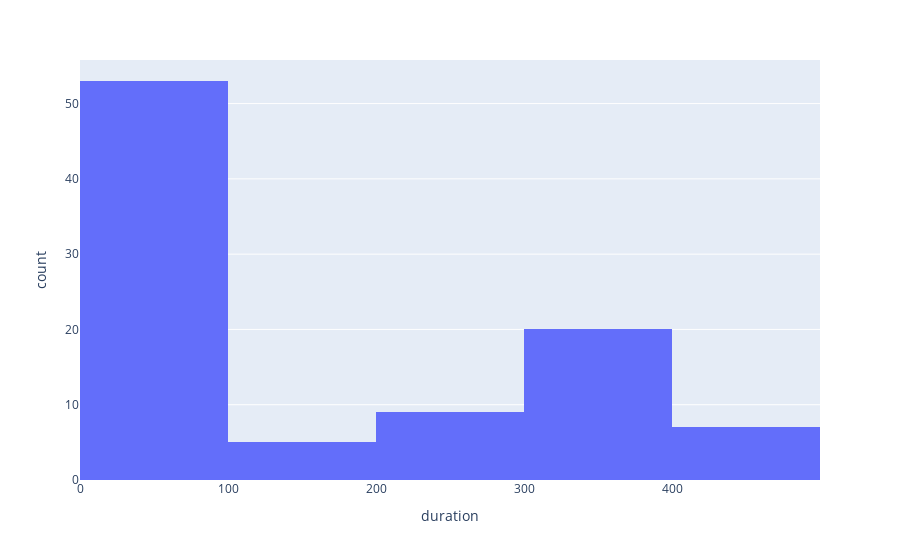

Here is the notebook cell this chart was saved with:
### Code cell
# plot durations less than 500
fig = px.histogram(combined.loc[combined.duration<500], x="duration", nbins=5)
fig.show()

### Figure 1 — Plotly figure (JSON) as saved in the notebook; plotly's stock layout.template omitted (floating-point values rounded to 4 significant figures)
{"data": [{"alignmentgroup": "True", "bingroup": "x", "hovertemplate": "duration=%{x}<br>count=%{y}<extra></extra>", "legendgroup": "", "marker": {"color": "#636efa", "pattern": {"shape": ""}}, "name": "", "nbinsx": 5, "offsetgroup": "", "orientation": "v", "showlegend": false, "type": "histogram", "x": [166, 323, 315, 210, 323, 306, 324, 398, 336, 196, 370, 152, 251, 410, 411, 402, 350, 369, 367, 371, 488, 395, 441, 189, 467, 306, 309, 366, 475, 283, 280, 248, 300, 210, 248, 335, 223, 330, 310, 233, 152, 0, 0, 0, 0, 0, 0, 0, 0, 0, 0, 0, 0, 0, 0, 0, 0, 0, 0, 0, 0, 0, 0, 0, 0, 0, 0, 0, 0, 0, 0, 0, 0, 0, 0, 0, 0, 0, 0, 0, 0, 0, 0, 0, 0, 0, 0, 0, 0, 0, 0, 0, 0, 0], "xaxis": "x", "yaxis": "y"}], "layout": {"barmode": "relative", "legend": {"tracegroupgap": 0}, "margin": {"t": 60}, "xaxis": {"anchor": "y", "domain": [0, 1], "title": {"text": "duration"}}, "yaxis": {"anchor": "x", "domain": [0, 1], "title": {"text": "count"}}}}
